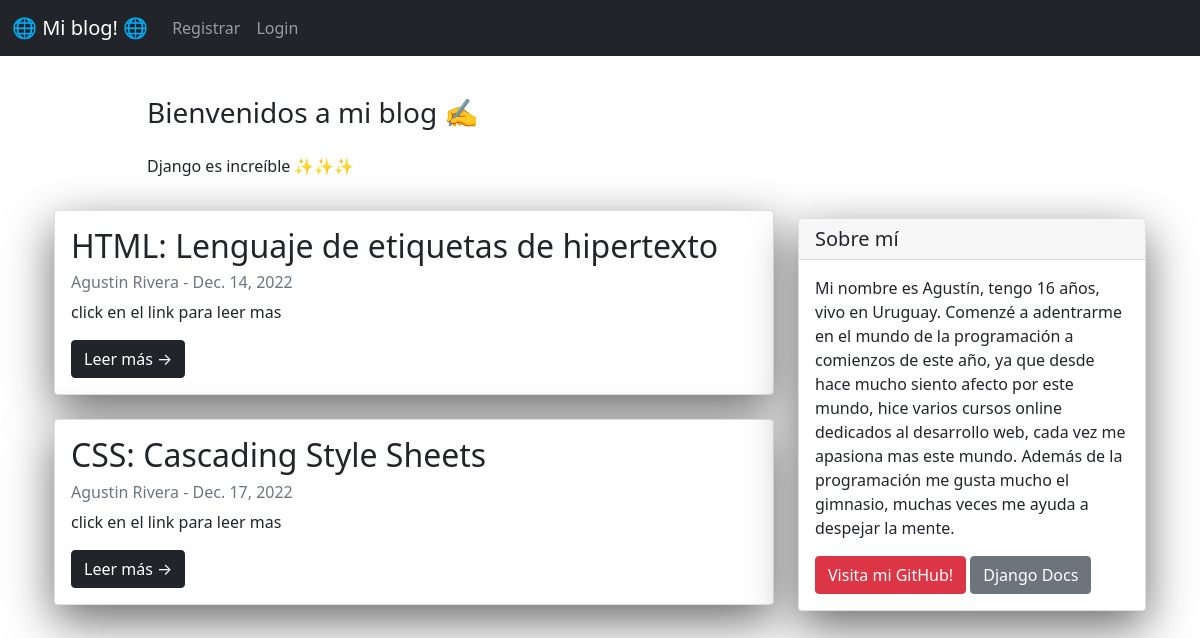
The page / on the database its author committed.
### appblog/models.py (models this page shows, shortened)
class Post(models.Model):
    titulo = models.CharField(max_length=60)
    imagen_cabezera = models.ImageField(null=True, blank=True, upload_to="imagenes/")
    titulo_tag = models.CharField(max_length=60)
    autor = models.ForeignKey(User, on_delete=models.CASCADE)
    cuerpo = RichTextField(blank=True, null=True)
    fecha = models.DateField(auto_now_add=True)
    descripcion = models.CharField(max_length=100, default='click en el link para leer mas')

### appblog/views.py (the view)
# urls.py: path('', PostList.as_view(), name="inicio"),
class PostList(ListView):
    model = Post
    template_name = 'appblog/inicio.html'

### appblog/templates/appblog/inicio.html (shortened to what this page needs)
{% extends "appblog/base.html" %}
{% block content %}
<header class="masthead">
  <div class="container">
    <div class="row">
      <div class=" col-md-8 col-md-10 mx-auto">
        <div class="site-heading">
          <h3 class=" site-heading my-4 mt-3 text-black"> Bienvenidos a mi blog ✍️ </h3>
          <p class="text-dark">Django es increíble ✨✨✨ </p>
        </div>
      </div>
    </div>
  </div>
</header>
<div class="container">
  <div class="row">
    <div class="col-md-8 mt-3 left">
      {% for Post in object_list %}
      <div class="card mb-4">
        <div class="card-body">
          <h2 class="card-title">{{ Post.titulo }}</h2>
          <p class="card-text text-muted h6">{{ Post.autor.first_name }} {{Post.autor.last_name }} -  {{ Post.fecha }}
          </p>
          <p class="card-text">{{ Post.descripcion }}</p>
          <a href="{% url 'detalle-post' Post.id %}" class="btn btn-dark">Leer más &rarr;</a>
        </div>
      </div>
      {% endfor %}
    </div>
    {% block sidebar %}
    {% include 'appblog/sidebar.html' %}
    {% endblock sidebar %}
  </div>
</div>
{%endblock%}

### appblog/templates/appblog/sidebar.html (style rules this page uses)
.card { box-shadow: 0 16px 48px #6a6a6b; }

### rows shown on the page
Post: titulo "HTML: Lenguaje de etiquetas de hipertexto", autor.first_name "Agustin", autor.last_name "Rivera", fecha "Dec. 14, 2022", descripcion "click en el link para leer mas"
Post: titulo "CSS: Cascading Style Sheets", autor.first_name "Agustin", autor.last_name "Rivera", fecha "Dec. 17, 2022", descripcion "click en el link para leer mas"
